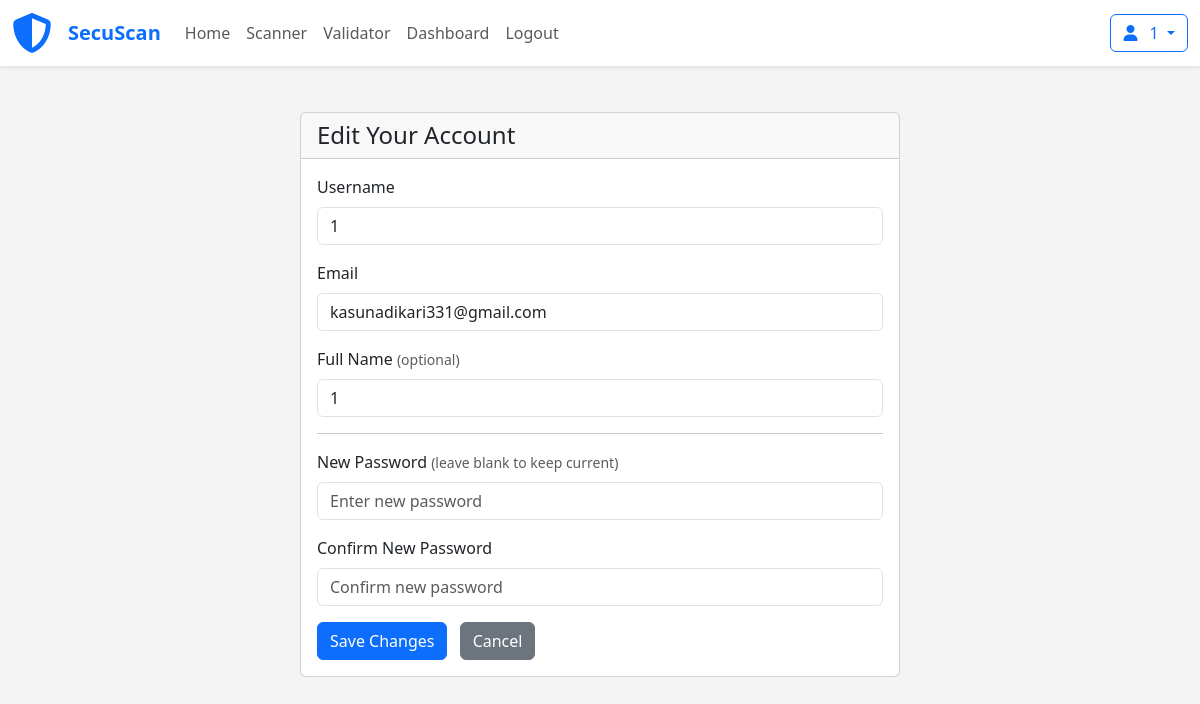
The page /user/edit_profile.php (signed in) on the database its author committed.
### tables this page shows
CREATE TABLE `users` (
  `user_id` int(11) NOT NULL,
  `username` varchar(100) NOT NULL,
  `email` varchar(150) NOT NULL,
  `password` varchar(255) NOT NULL,
  `full_name` varchar(100) DEFAULT 'user',
  `phone` int(100) NOT NULL,
  `address` varchar(100) NOT NULL
);

### user/edit_profile.php (the view, shortened to what this page needs)
<?php
if (!isset($_SESSION['user_id'])) {
    if (!isset($_SESSION['username'])) {
        header("Location: login.php");
        exit();
    }
    require_once '../database_connection.php';
    $stmt = $conn->prepare("SELECT user_id FROM users WHERE username = ?");
    $stmt->bind_param("s", $_SESSION['username']);
    $stmt->execute();
    $stmt->bind_result($fetched_id);
    if (!$stmt->fetch()) {
        die("Session error: User not found.");
    }
    $_SESSION['user_id'] = $fetched_id;
    $user_id = $fetched_id;
} else {
    $user_id = $_SESSION['user_id'];
}
require_once '../database_connection.php';
$stmt = $conn->prepare("SELECT username, email, full_name, password FROM users WHERE user_id = ?");
$stmt->bind_param("i", $user_id);
$stmt->execute();
$result = $stmt->get_result();
$user = $result->fetch_assoc();
?>
<!DOCTYPE html>
<html lang="en">
<head>
    <link href="../bootstrap/css/bootstrap.min.css" rel="stylesheet">
</head>
<body>
<?php
include "../navbar.php";
?>
<div class="container">
    <div class="card">
        <div class="card-header">
            <h4 class="mb-0">Edit Your Account</h4>
        </div>
        <div class="card-body">
            <form method="POST" action="">
                <div class="mb-3">
                    <label class="form-label">Username</label>
                    <input type="text" name="username" class="form-control" value="<?= htmlspecialchars($user['username']) ?>" required>
                </div>
                <div class="mb-3">
                    <label class="form-label">Email</label>
                    <input type="email" name="email" class="form-control" value="<?= htmlspecialchars($user['email']) ?>" required>
                </div>
                <div class="mb-3">
                    <label class="form-label">Full Name <small class="text-muted">(optional)</small></label>
                    <input type="text" name="full_name" class="form-control" value="<?= htmlspecialchars($user['full_name'] ?? '') ?>">
                </div>
                <hr>
                <div class="mb-3">
                    <label class="form-label">New Password <small class="text-muted">(leave blank to keep current)</small></label>
                    <input type="password" name="password" class="form-control" placeholder="Enter new password">
                </div>
                <div class="mb-3">
                    <label class="form-label">Confirm New Password</label>
                    <input type="password" name="password2" class="form-control" placeholder="Confirm new password">
                </div>
                <button type="submit" class="btn btn-primary">Save Changes</button>
                <a href="dashboard.php" class="btn btn-secondary ms-2">Cancel</a>
            </form>
        </div>
    </div>
</div>
</body>
</html>

### user/edit_profile.php (style rules this page uses)
body { background: #f4f4f4; padding-top: 70px; }
.card { max-width: 600px; margin: 2rem auto; }

### rows shown on the page
users: username "1", email "kasunadikari331@gmail.com", full_name "1"

### other values the page prints
$name "Home"
$name "Scanner"
$name "Validator"
$name "Dashboard"
$name "Logout"
$_SESSION["username"] "1"
